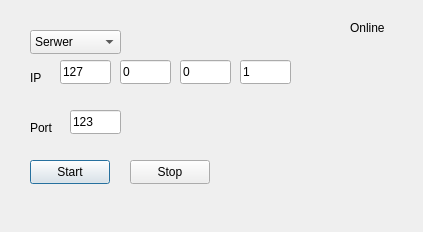
<?xml version="1.0" encoding="UTF-8"?>
<ui version="4.0">
 <class>oknosiec</class>
 <widget class="QDialog" name="oknosiec">
  <property name="geometry">
   <rect>
    <x>0</x>
    <y>0</y>
    <width>423</width>
    <height>232</height>
   </rect>
  </property>
  <property name="windowTitle">
   <string>Dialog</string>
  </property>
  <widget class="QLabel" name="lbl_IP">
   <property name="geometry">
    <rect>
     <x>30</x>
     <y>70</y>
     <width>49</width>
     <height>16</height>
    </rect>
   </property>
   <property name="text">
    <string>IP</string>
   </property>
  </widget>
  <widget class="QLabel" name="lbl_Port">
   <property name="geometry">
    <rect>
     <x>30</x>
     <y>120</y>
     <width>49</width>
     <height>16</height>
    </rect>
   </property>
   <property name="text">
    <string>Port</string>
   </property>
  </widget>
  <widget class="QComboBox" name="comboBox">
   <property name="geometry">
    <rect>
     <x>30</x>
     <y>30</y>
     <width>91</width>
     <height>24</height>
    </rect>
   </property>
   <item>
    <property name="text">
     <string>Serwer</string>
    </property>
   </item>
   <item>
    <property name="text">
     <string>Client</string>
    </property>
   </item>
  </widget>
  <widget class="QPushButton" name="btn_start_connect">
   <property name="geometry">
    <rect>
     <x>30</x>
     <y>160</y>
     <width>80</width>
     <height>24</height>
    </rect>
   </property>
   <property name="text">
    <string>Start</string>
   </property>
  </widget>
  <widget class="QPushButton" name="btn_stop_disconnect">
   <property name="geometry">
    <rect>
     <x>130</x>
     <y>160</y>
     <width>80</width>
     <height>24</height>
    </rect>
   </property>
   <property name="text">
    <string>Stop</string>
   </property>
  </widget>
  <widget class="QLineEdit" name="txt_ip1">
   <property name="geometry">
    <rect>
     <x>60</x>
     <y>60</y>
     <width>51</width>
     <height>24</height>
    </rect>
   </property>
   <property name="text">
    <string>127</string>
   </property>
   <property name="maxLength">
    <number>3</number>
   </property>
  </widget>
  <widget class="QLineEdit" name="txt_ip2">
   <property name="geometry">
    <rect>
     <x>120</x>
     <y>60</y>
     <width>51</width>
     <height>24</height>
    </rect>
   </property>
   <property name="text">
    <string>0</string>
   </property>
   <property name="maxLength">
    <number>3</number>
   </property>
  </widget>
  <widget class="QLineEdit" name="txt_ip3">
   <property name="geometry">
    <rect>
     <x>180</x>
     <y>60</y>
     <width>51</width>
     <height>24</height>
    </rect>
   </property>
   <property name="text">
    <string>0</string>
   </property>
   <property name="maxLength">
    <number>3</number>
   </property>
  </widget>
  <widget class="QLineEdit" name="txt_ip4">
   <property name="geometry">
    <rect>
     <x>240</x>
     <y>60</y>
     <width>51</width>
     <height>24</height>
    </rect>
   </property>
   <property name="text">
    <string>1</string>
   </property>
   <property name="maxLength">
    <number>3</number>
   </property>
  </widget>
  <widget class="QLineEdit" name="txt_port">
   <property name="geometry">
    <rect>
     <x>70</x>
     <y>110</y>
     <width>51</width>
     <height>24</height>
    </rect>
   </property>
   <property name="text">
    <string>123</string>
   </property>
   <property name="maxLength">
    <number>5</number>
   </property>
  </widget>
  <widget class="QLabel" name="lbl_tryb">
   <property name="geometry">
    <rect>
     <x>350</x>
     <y>20</y>
     <width>49</width>
     <height>16</height>
    </rect>
   </property>
   <property name="text">
    <string>Online</string>
   </property>
  </widget>
  <widget class="QLabel" name="lbl_message">
   <property name="geometry">
    <rect>
     <x>30</x>
     <y>190</y>
     <width>341</width>
     <height>16</height>
    </rect>
   </property>
   <property name="text">
    <string/>
   </property>
  </widget>
 </widget>
 <resources/>
 <connections/>
</ui>
